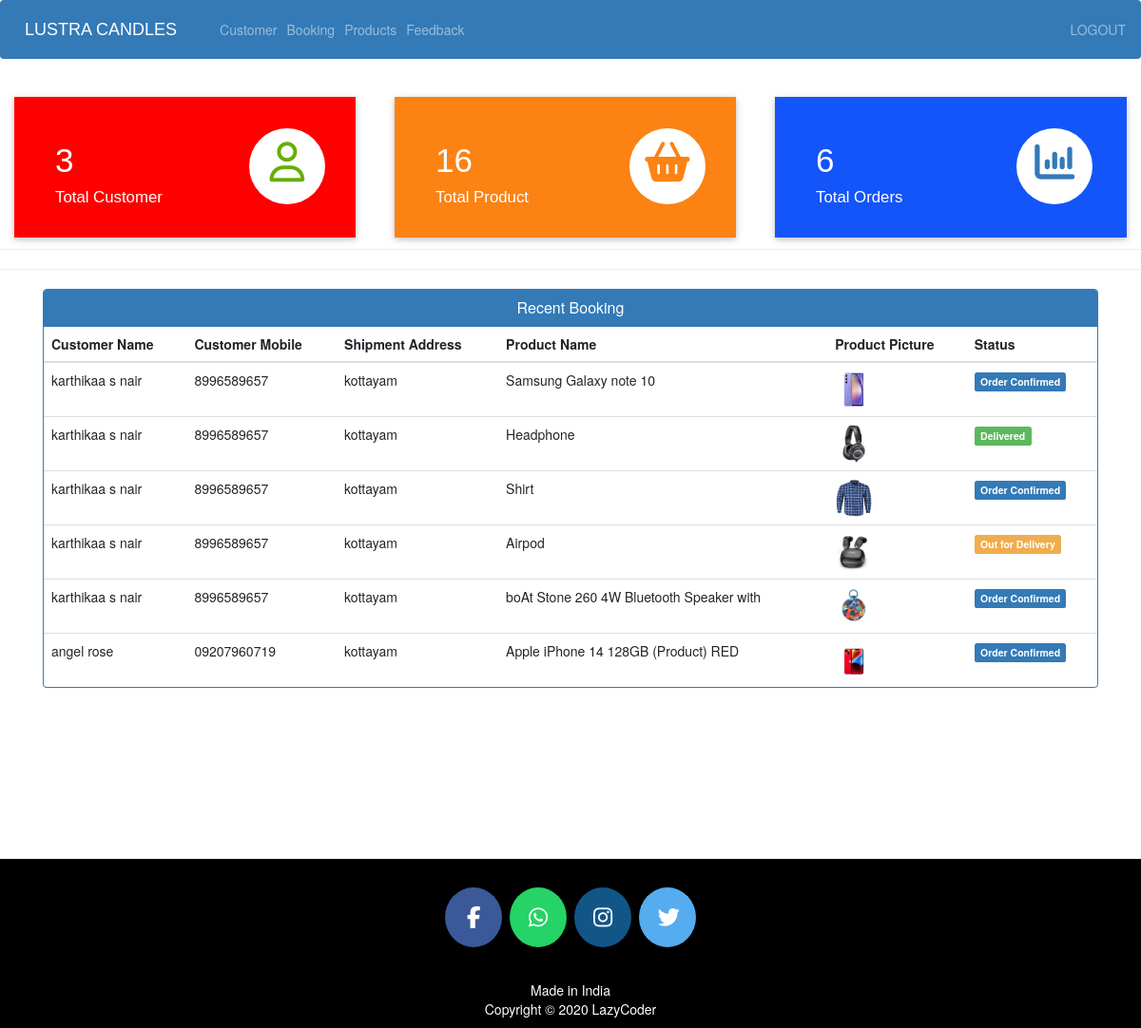
Page /admin-dashboard (signed in) on the earlier database version.
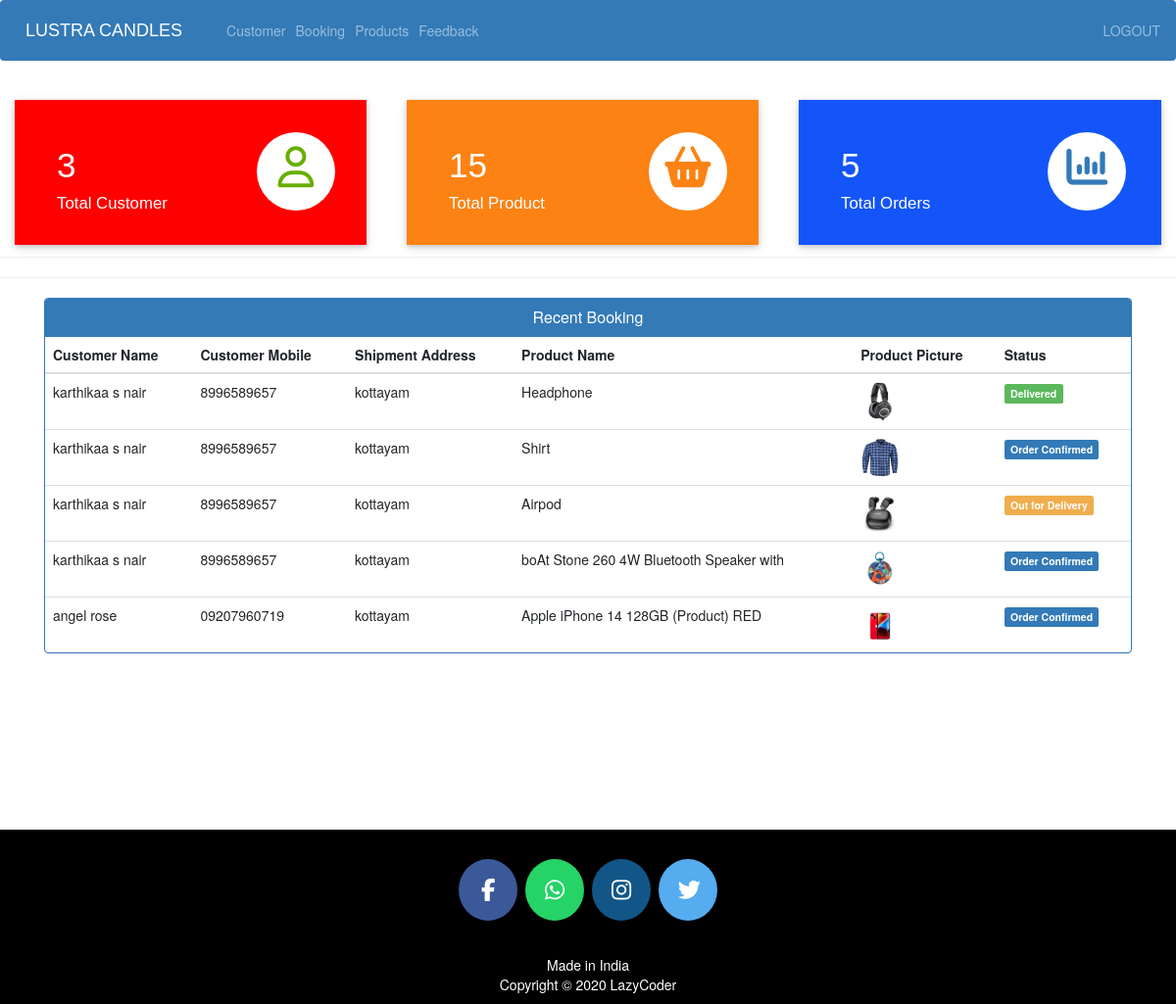
Same page on the later database version.
### ecom/models.py (models this page shows, shortened)
class Customer(models.Model):
    user=models.OneToOneField(User,on_delete=models.CASCADE)
    profile_pic= models.ImageField(upload_to='profile_pic/CustomerProfilePic/',null=True,blank=True)
    address = models.CharField(max_length=40)
    mobile = models.CharField(max_length=20,null=False)
    @property
    def get_name(self):
        return self.user.first_name+" "+self.user.last_name

class Orders(models.Model):
    STATUS =(
        ('Pending','Pending'),
        ('Order Confirmed','Order Confirmed'),
        ('Out for Delivery','Out for Delivery'),
        ('Delivered','Delivered'),
    )
    customer=models.ForeignKey('Customer', on_delete=models.CASCADE,null=True)
    product=models.ForeignKey('Product',on_delete=models.CASCADE,null=True)
    email = models.CharField(max_length=50,null=True)
    address = models.CharField(max_length=500,null=True)
    mobile = models.CharField(max_length=20,null=True)
    order_date= models.DateField(auto_now_add=True,null=True)
    status=models.CharField(max_length=50,null=True,choices=STATUS)

class Product(models.Model):
    name=models.CharField(max_length=40)
    product_image= models.ImageField(upload_to='product_image/',null=True,blank=True)
    price = models.PositiveIntegerField()
    description=models.CharField(max_length=40)

### ecom/views.py (the view)
# urls.py: path('admin-dashboard', views.admin_dashboard_view,name='admin-dashboard'),
@login_required(login_url='adminlogin')
def admin_dashboard_view(request):
    customercount=models.Customer.objects.all().count()
    productcount=models.Product.objects.all().count()
    ordercount=models.Orders.objects.all().count()
    orders=models.Orders.objects.all()
    ordered_products=[]
    ordered_bys=[]
    for order in orders:
        ordered_product=models.Product.objects.all().filter(id=order.product.id)
        ordered_by=models.Customer.objects.all().filter(id = order.customer.id)
        ordered_products.append(ordered_product)
        ordered_bys.append(ordered_by)
    mydict={
    'customercount':customercount,
    'productcount':productcount,
    'ordercount':ordercount,
    'data':zip(ordered_products,ordered_bys,orders),
    }
    return render(request,'ecom/admin_dashboard.html',context=mydict)

### templates/ecom/admin_dashboard.html
{% extends 'ecom/admin_base.html' %}
{% load static %}
{% block content %}
<br>
{%include 'ecom/admin_dashboard_cards.html'%}
<br><br><br><br><br>
<hr><hr>
<div class="container" >
    <div class="panel panel-primary" >
      <div class="panel-heading" style="text-align:center;">
        <h6 class="panel-title">Recent Booking</h6>
      </div>
      <table class="table table-hover" id="dev-table">
        <thead>
          <tr>
            <th>Customer Name</th>
            <th>Customer Mobile</th>
            <th>Shipment Address</th>
            <th>Product Name</th>
            <th>Product Picture</th>
            <th>Status</th>
          </tr>
        </thead>
        {% for product,customer,order in data %}
        <tr>
          {% for c in customer %}
          <td> {{c.get_name}}</td>
          <td>{{c.mobile}}</td>
          <td>{{order.address}}</td>
          {% endfor %}
          {% for p in product %}
          <td> {{p.name}}</td>
          <td> <img src="{% static p.product_image.url %}" alt="Profile Pic" height="40px" width="40px" /></td>
          {% if order.status == 'Pending'%}
          <td> <span class="label label-info">{{order.status}}</span></td>
          {% elif order.status == 'Delivered' %}
          <td> <span class="label label-success">{{order.status}}</span></td>
          {% elif order.status == 'Out for Delivery' %}
          <td> <span class="label label-warning">{{order.status}}</span></td>
          {%else%}
            <td> <span class="label label-primary">{{order.status}}</span></td>
          {%endif%}
          {% endfor %}
        </tr>
        {% endfor %}
      </table>
  </div>
</div>
{% endblock content %}

Differences in the rows shown:
removed Orders: address "kottayam", status "Order Confirmed", Customer (get_name "karthikaa s nair", mobile "8996589657")
removed Product: name "Samsung Galaxy note 10", product_image (picture)
Other differences:
{{ productcount }}: "16" → "15"
{{ ordercount }}: "6" → "5"
